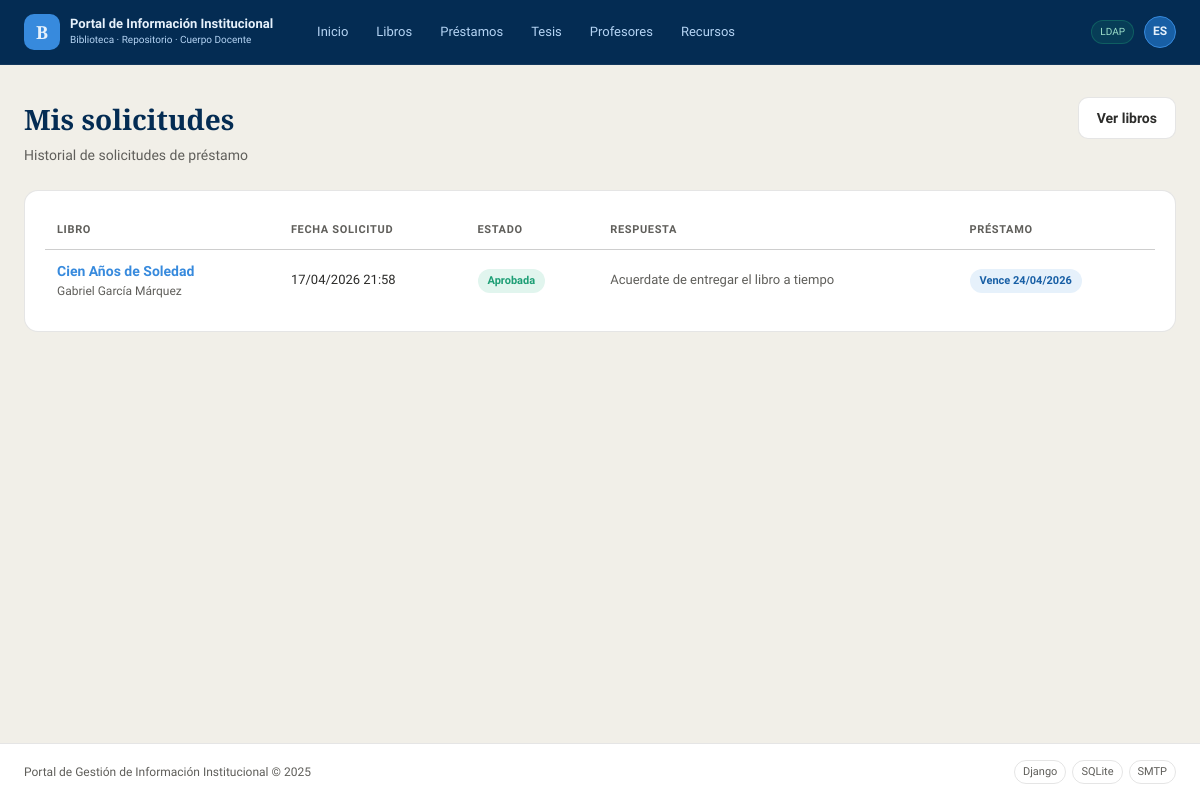
The page /biblioteca/solicitudes/mis/ (signed in) on the database as committed earlier.
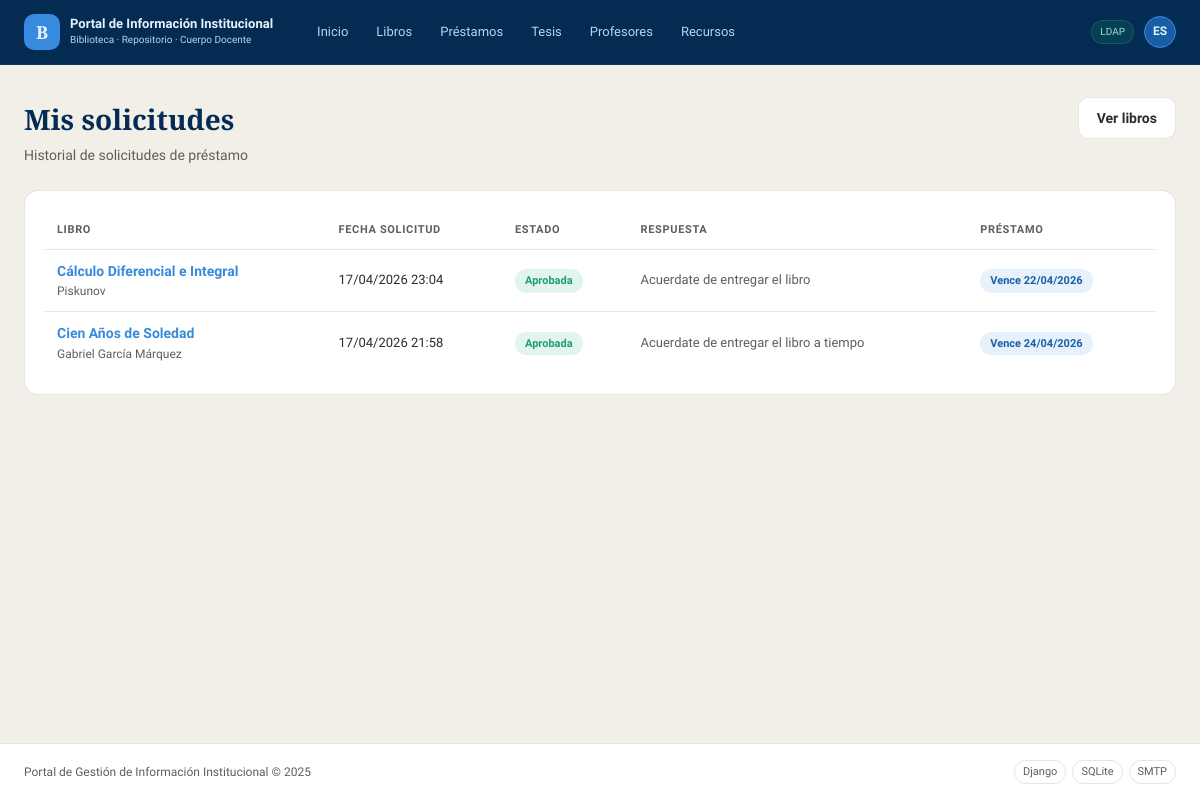
The same page on the database as committed later.
### biblioteca/models.py (models this page shows, shortened)
class SolicitudPrestamo(models.Model):
    ESTADO_CHOICES = [
        ('pendiente', 'Pendiente'),
        ('aprobada',  'Aprobada'),
        ('rechazada', 'Rechazada'),
    ]
    libro           = models.ForeignKey(Libro, on_delete=models.CASCADE,
                                         related_name='solicitudes')
    usuario         = models.ForeignKey(User, on_delete=models.CASCADE,
                                         related_name='solicitudes')
    fecha_solicitud = models.DateTimeField(auto_now_add=True)
    estado          = models.CharField(max_length=20, choices=ESTADO_CHOICES,
                                        default='pendiente')
    mensaje         = models.TextField(blank=True,
                                        verbose_name='Mensaje al bibliotecario')
    respuesta       = models.TextField(blank=True,
                                        verbose_name='Respuesta del bibliotecario')
    prestamo        = models.OneToOneField(Prestamo, on_delete=models.SET_NULL,
                                            null=True, blank=True,
                                            related_name='solicitud')
    atendida_por    = models.ForeignKey(User, on_delete=models.SET_NULL,
                                         null=True, blank=True,
                                         related_name='solicitudes_atendidas')
    fecha_respuesta = models.DateTimeField(null=True, blank=True)
    class Meta:
        verbose_name        = 'Solicitud de préstamo'
        verbose_name_plural = 'Solicitudes de préstamo'
        ordering            = ['-fecha_solicitud']

class Libro(models.Model):
    titulo    = models.CharField(max_length=300)
    autor     = models.CharField(max_length=200)
    editorial = models.CharField(max_length=200, blank=True)
    anio      = models.PositiveIntegerField(verbose_name='Año', null=True, blank=True)
    isbn      = models.CharField(max_length=20, blank=True, unique=True, null=True)
    categoria = models.ForeignKey(Categoria, on_delete=models.SET_NULL,
                                  null=True, blank=True, related_name='libros')
    descripcion  = models.TextField(blank=True)
    portada      = models.ImageField(upload_to='portadas/', null=True, blank=True)
    fecha_registro = models.DateTimeField(auto_now_add=True)
    class Meta:
        verbose_name        = 'Libro'
        verbose_name_plural = 'Libros'
        ordering            = ['titulo']

class Prestamo(models.Model):
    ESTADO_CHOICES = [
        ('activo',     'Activo'),
        ('devuelto',   'Devuelto'),
        ('vencido',    'Vencido'),
    ]
    ejemplar      = models.ForeignKey(Ejemplar, on_delete=models.PROTECT,
                                       related_name='prestamos')
    usuario       = models.ForeignKey(User, on_delete=models.PROTECT,
                                       related_name='prestamos')
    fecha_prestamo  = models.DateTimeField(auto_now_add=True)
    fecha_devolucion = models.DateField(verbose_name='Fecha límite de devolución')
    fecha_devuelto  = models.DateTimeField(null=True, blank=True)
    estado          = models.CharField(max_length=20, choices=ESTADO_CHOICES,
                                        default='activo')
    notas           = models.TextField(blank=True)
    registrado_por  = models.ForeignKey(User, on_delete=models.SET_NULL,
                                         null=True, related_name='prestamos_registrados')
    class Meta:
        verbose_name        = 'Préstamo'
        verbose_name_plural = 'Préstamos'
        ordering            = ['-fecha_prestamo']

### biblioteca/views.py (the view)
# urls.py: path('solicitudes/mis/',                  views.mis_solicitudes,     name='mis_solicitudes'),
@login_required
def mis_solicitudes(request):
    solicitudes = SolicitudPrestamo.objects.filter(
        usuario=request.user
    ).select_related('libro', 'prestamo').order_by('-fecha_solicitud')
    return render(request, 'biblioteca/mis_solicitudes.html', {
        'solicitudes': paginar(solicitudes, request, 10),
    })

### biblioteca/context_processors.py (called while the page is built, shortened)
def rol_usuario(request):
    if request.user.is_authenticated:
        rol = get_rol(request.user)
        return {
            'rol_usuario':        rol,
            'es_bibliotecario':   rol == 'bibliotecario' or request.user.is_staff,
            'es_estudiante':      rol == 'estudiante',
            'es_profesor':        rol == 'profesor',
            'es_visitante':       rol == 'visitante',
        }

### biblioteca/decoradores.py (called while the page is built)
def get_rol(user):
    try:
        return user.perfil.rol
    except PerfilUsuario.DoesNotExist:
        return 'visitante'

### biblioteca/views.py (called while the page is built)
def paginar(queryset, request, por_pagina=10):
    paginator = Paginator(queryset, por_pagina)
    pagina    = request.GET.get('pagina', 1)
    return paginator.get_page(pagina)

### templates/biblioteca/mis_solicitudes.html (shortened to what this page needs)
{% extends 'base.html' %}
{% block content %}
<div class="page-header">
  <div>
    <h1 class="page-header__title">Mis solicitudes</h1>
    <p class="page-header__sub">Historial de solicitudes de préstamo</p>
  </div>
  <a href="{% url 'biblioteca:libro_list' %}" class="btn btn--secondary">Ver libros</a>
</div>
<div class="card">
  <div class="table-wrap">
    <table>
      <thead>
        <tr>
          <th>Libro</th>
          <th>Fecha solicitud</th>
          <th>Estado</th>
          <th>Respuesta</th>
          <th>Préstamo</th>
        </tr>
      </thead>
      <tbody>
        {% for s in solicitudes %}
        <tr>
          <td>
            <a href="{% url 'biblioteca:libro_detail' s.libro.pk %}"
               style="font-weight:600; color:var(--azul-claro);">
              {{ s.libro.titulo }}
            </a>
            <div style="font-size:12px; color:var(--gris-medio);">{{ s.libro.autor }}</div>
          </td>
          <td style="font-size:13px; white-space:nowrap;">
            {{ s.fecha_solicitud|date:"d/m/Y H:i" }}
          </td>
          <td>
            {% if s.estado == 'pendiente' %}
              <span class="badge" style="background:var(--ambar-fondo); color:var(--ambar);">
                Pendiente
              </span>
            {% elif s.estado == 'aprobada' %}
              <span class="badge badge--disponible">Aprobada</span>
            {% else %}
              <span class="badge badge--prestado">Rechazada</span>
            {% endif %}
          </td>
          <td style="font-size:13px; color:var(--gris-medio);">
            {{ s.respuesta|default:"—"|truncatechars:60 }}
          </td>
          <td>
            {% if s.prestamo %}
              <span class="badge badge--info">
                Vence {{ s.prestamo.fecha_devolucion|date:"d/m/Y" }}
              </span>
            {% else %}
              <span style="color:var(--gris-suave); font-size:13px;">—</span>
            {% endif %}
          </td>
        </tr>
        {% endfor %}
      </tbody>
    </table>
  </div>
</div>
{% endblock %}

Rows that differ between the two databases and show on the page:
added SolicitudPrestamo: libro.titulo "Cálculo Diferencial e Integral", libro.autor "Piskunov", fecha_solicitud "17/04/2026 23:04", estado "Aprobada", respuesta "Acuerdate de entregar el libro", prestamo.fecha_devolucion "22/04/2026"
